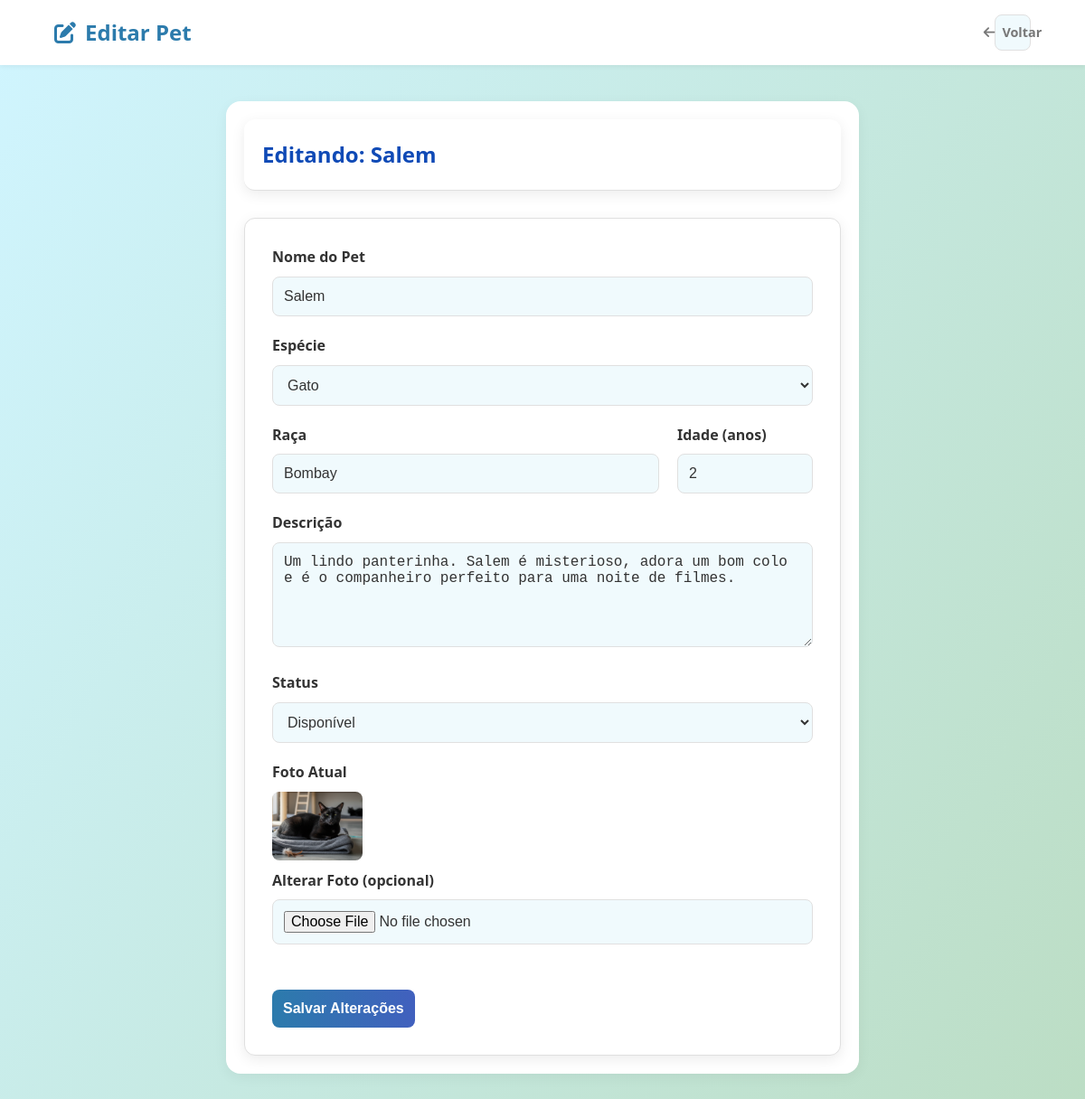
The app's page /admin/animais/editar.php?id=9 (signed in) with its own data.
### tables this page shows
CREATE TABLE `animais` (
  `id` int(11) NOT NULL,
  `nome` varchar(100) NOT NULL,
  `especie` varchar(50) NOT NULL,
  `raca` varchar(100) DEFAULT NULL,
  `idade_anos` int(11) DEFAULT 0,
  `idade_meses` int(11) DEFAULT 0,
  `genero` varchar(20) DEFAULT NULL,
  `porte` varchar(30) DEFAULT NULL,
  `localizacao` varchar(255) DEFAULT NULL,
  `descricao` text DEFAULT NULL,
  `taxa_adocao` decimal(10,2) DEFAULT 0.00,
  `foto` varchar(255) DEFAULT NULL,
  `destaque` tinyint(1) DEFAULT 0,
  `data_cadastro` timestamp NOT NULL DEFAULT current_timestamp(),
  `status` enum('disponivel','adotado','indisponivel') DEFAULT 'disponivel'
);

### admin/animais/editar.php (the view, shortened to what this page needs)
<?php
    require_once '../../conexao.php';
    $animal_id = $_GET['id'] ?? 0;
    $sql_busca = "SELECT * FROM animais WHERE id = $animal_id";
    $resultado = mysqli_query($mysqli, $sql_busca);
    $animal = mysqli_fetch_assoc($resultado);
?>
<!DOCTYPE html>
<html lang="pt-br">
<head>
    <link rel="stylesheet" href="https://cdnjs.cloudflare.com/ajax/libs/font-awesome/6.4.0/css/all.min.css">
    <link rel="stylesheet" href="../../public/css/style.css">
</head>
<body>
    <nav class="navbar admin-navbar">
        <div class="logo"><i class="fa-solid fa-pen-to-square"></i> Editar Pet</div>
        <div class="nav-actions">
            <a href="listar.php" class="btn-admin back"><i class="fa-solid fa-arrow-left"></i> Voltar</a>
        </div>
    </nav>
    <div class="admin-container" style="max-width: 700px;">
        <div class="admin-header">
            <h2>Editando: <?php echo htmlspecialchars($animal['nome']); ?></h2>
        </div>
        <form method="POST" enctype="multipart/form-data" action="editar.php?id=<?php echo $animal_id; ?>" class="form-card">
            <div class="form-group">
                <label>Nome do Pet</label>
                <input type="text" name="nome" class="form-control" required value="<?php echo htmlspecialchars($animal['nome']); ?>">
            </div>
            <div class="form-group">
                <label>Espécie</label>
                <select name="especie" class="form-control">
                    <option value="Gato" <?php echo ($animal['especie'] == 'Gato') ? 'selected' : ''; ?>>Gato</option>
                </select>
            </div>
            <div style="display: flex; gap: 20px;">
                <div class="form-group" style="flex: 1;">
                    <label>Raça</label>
                    <input type="text" name="raca" class="form-control" value="<?php echo htmlspecialchars($animal['raca'] ?? ''); ?>">
                </div>
                <div class="form-group" style="width: 150px;">
                    <label>Idade (anos)</label>
                    <input type="number" name="idade_anos" class="form-control" min="0" value="<?php echo htmlspecialchars($animal['idade_anos'] ?? '0'); ?>">
                </div>
            </div>
            <div class="form-group">
                <label>Descrição</label>
                <textarea name="descricao" class="form-control" rows="5"><?php echo htmlspecialchars($animal['descricao'] ?? ''); ?></textarea>
            </div>
            <div class="form-group">
                <label>Status</label>
                <select name="status" class="form-control">
                    <option value="disponivel" <?php echo ($animal['status'] == 'disponivel' ? 'selected' : ''); ?>>Disponível</option>
                </select>
            </div>
            <div class="form-group">
                <label>Foto Atual</label>
                <?php if (!empty($animal['foto'])): ?>
                    <img src="../../public/uploads/<?php echo basename($animal['foto']); ?>" alt="Foto" style="max-width: 100px; border-radius: 8px; margin-bottom: 10px;">
                <?php else: ?>
                    <p style="color: #888;">Nenhuma foto.</p>
                <?php endif; ?>
                <label>Alterar Foto (opcional)</label>
                <input type="file" name="foto_nova" class="form-control">
            </div>
            <div class="form-actions">
                <button type="submit" class="btn-login" style="width: auto;">Salvar Alterações</button>
            </div>
        </form>
    </div>
</body>
</html>

### public/css/style.css (style rules this page uses)
:root { --primary-color: #2c7bac; --primary-dark: #4160be; --secondary-color: #0f4ab6; --text-dark: #333; --text-light: #777; --bg-light: #F0FAFD; --bg-white: #FFFFFF; --border-color: #E0E0E0; --tag-dog-bg: #DBEAFE; --tag-dog-text: #1E40AF; --tag-cat-bg: #FCE7F3; --tag-cat-text: #9D174D; --font-family: 'Segoe UI', 'Roboto', sans-serif; --border-radius: 12px; --shadow: 0 4px 15px rgba(0, 0, 0, 0.08); }
* { box-sizing: border-box; margin: 0; padding: 0; }
body { font-family: var(--font-family); background: linear-gradient(120deg, #d0f5ff 0%, #b6dabee6 50%, #f4ffd4 100%); background-attachment: fixed; background-size: 200% 200%; animation: gradientBG 15s ease infinite; color: var(--text-dark); line-height: 1.6; min-height: 100vh; position: relative; overflow-x: hidden; }
.navbar { background-color: var(--bg-white); padding: 1rem 5%; display: flex; justify-content: space-between; align-items: center; box-shadow: 0 2px 10px rgba(0,0,0,0.1); position: sticky; top: 0; z-index: 99999; }
a { text-decoration: none; color: var(--primary-color); transition: color 0.2s ease; }
img { max-width: 100%; display: block; }
.navbar { background-color: var(--bg-white); padding: 1rem 5%; display: flex; justify-content: space-between; align-items: center; box-shadow: 0 2px 5px rgba(0,0,0,0.05); position: sticky; top: 0; }
.logo { font-size: 1.5rem; font-weight: 700; color: var(--primary-color); display: flex; align-items: center; gap: 10px; }
.btn-login { width: 100%; padding: 12px; background: linear-gradient(90deg, var(--primary-color), var(--primary-dark)); color: white; border: none; border-radius: 8px; font-size: 1rem; font-weight: bold; cursor: pointer; transition: 0.3s; margin-top: 20px; }
.admin-container { max-width: 1200px; margin: 40px auto; padding: 20px; background-color: var(--bg-white); border-radius: 16px; box-shadow: 0 4px 15px rgba(0,0,0,0.05); }
.admin-header { display: flex; justify-content: space-between; align-items: center; margin-bottom: 30px; padding-bottom: 20px; border-bottom: 1px solid var(--border-color); }
.admin-container { max-width: 1000px; margin: 40px auto; padding: 20px; }
.admin-header { display: flex; justify-content: space-between; align-items: center; margin-bottom: 30px; background-color: var(--bg-white); padding: 20px; border-radius: 12px; box-shadow: var(--shadow); }
.admin-header h2 { color: var(--secondary-color); margin: 0; }
.form-card { background-color: var(--bg-white); padding: 30px; border-radius: 12px; box-shadow: var(--shadow); border: 1px solid var(--border-color); }
.form-group { margin-bottom: 20px; }
.form-group label { display: block; margin-bottom: 8px; color: var(--text-dark); font-weight: 600; }
.form-control { width: 100%; padding: 12px; border: 1px solid var(--border-color); border-radius: 8px; background-color: var(--bg-light); font-size: 1rem; color: var(--text-dark); outline: none; }
.form-actions { margin-top: 30px; display: flex; gap: 15px; }
body { background-color: var(--bg-light) !important; }
.nav-actions { display: flex; align-items: center; gap: 15px; }
.nav-actions a, .nav-actions button { width: 40px; height: 40px; border-radius: 50%; background-color: var(--bg-light); border: 1px solid var(--border-color); display: flex; align-items: center; justify-content: center; color: var(--text-light); font-size: 1rem; cursor: pointer; text-decoration: none; transition: all 0.2s ease-in-out; }
.admin-navbar .nav-actions { display: flex; align-items: center; gap: 15px; }
.admin-navbar .btn-admin { display: inline-flex; align-items: center; gap: 8px; padding: 10px 18px; border-radius: 8px; font-weight: 600; text-decoration: none; border: none; cursor: pointer; transition: all 0.2s ease-in-out; font-size: 0.9rem; white-space: nowrap; }
.btn-admin.back { background-color: var(--bg-light); color: var(--text-light); border: 1px solid var(--border-color); }

### records on screen
animais: nome "Salem", especie "Gato", raca "Bombay", idade_anos "2", descricao "Um lindo panterinha. Salem é misterioso, adora um bom colo e é o companheiro perfeito para uma noite de filmes.", status "Disponível", foto (picture)
